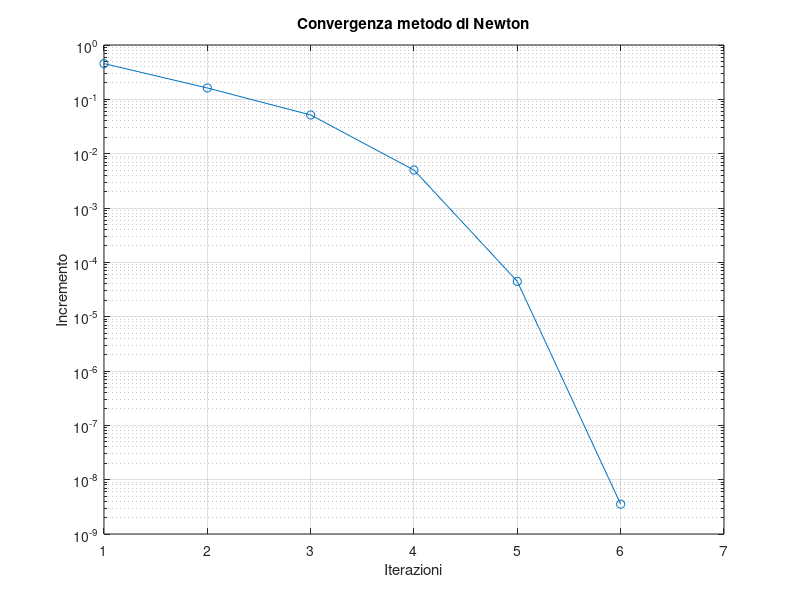

Source code (MATLAB):
clear
clc

g1 = [1 -1 -4 4 -5 5];
disp('Radice con comando roots');
disp(roots(g1));

% funzione e derivata
g = @(x) x^5 - x^4 - 4*x^3 + 4*x^2 - 5*x + 5;
gp = @(x) 5*x^4 - 4*x^3 - 12*x^2 + 8*x - 5;

% parametri
x0 = 2; % punto iniziale 
toll = 1e-10;
max = 50;

% inizializzazione
x_prec = x0;
iter = 0;

incremento = [];
x_val = [];

while iter < max
    
    x_nuovo = x_prec - g(x_prec)/gp(x_prec);
    
    iter = iter + 1;
    
    incremento(iter) = abs(x_nuovo - x_prec);
    x_val(iter) = x_nuovo;
    
    if incremento(iter) < toll
        break;
    end
    
    x_prec = x_nuovo;
    
end

radice = x_nuovo;

disp("Radice trovata:")
disp(radice)

disp("Iterazioni:")
disp(iter)

% grafico incremento
figure
semilogy(1:iter, incremento, '-o')
xlabel('Iterazioni')
ylabel('Incremento')
title('Convergenza metodo di Newton')
grid on
